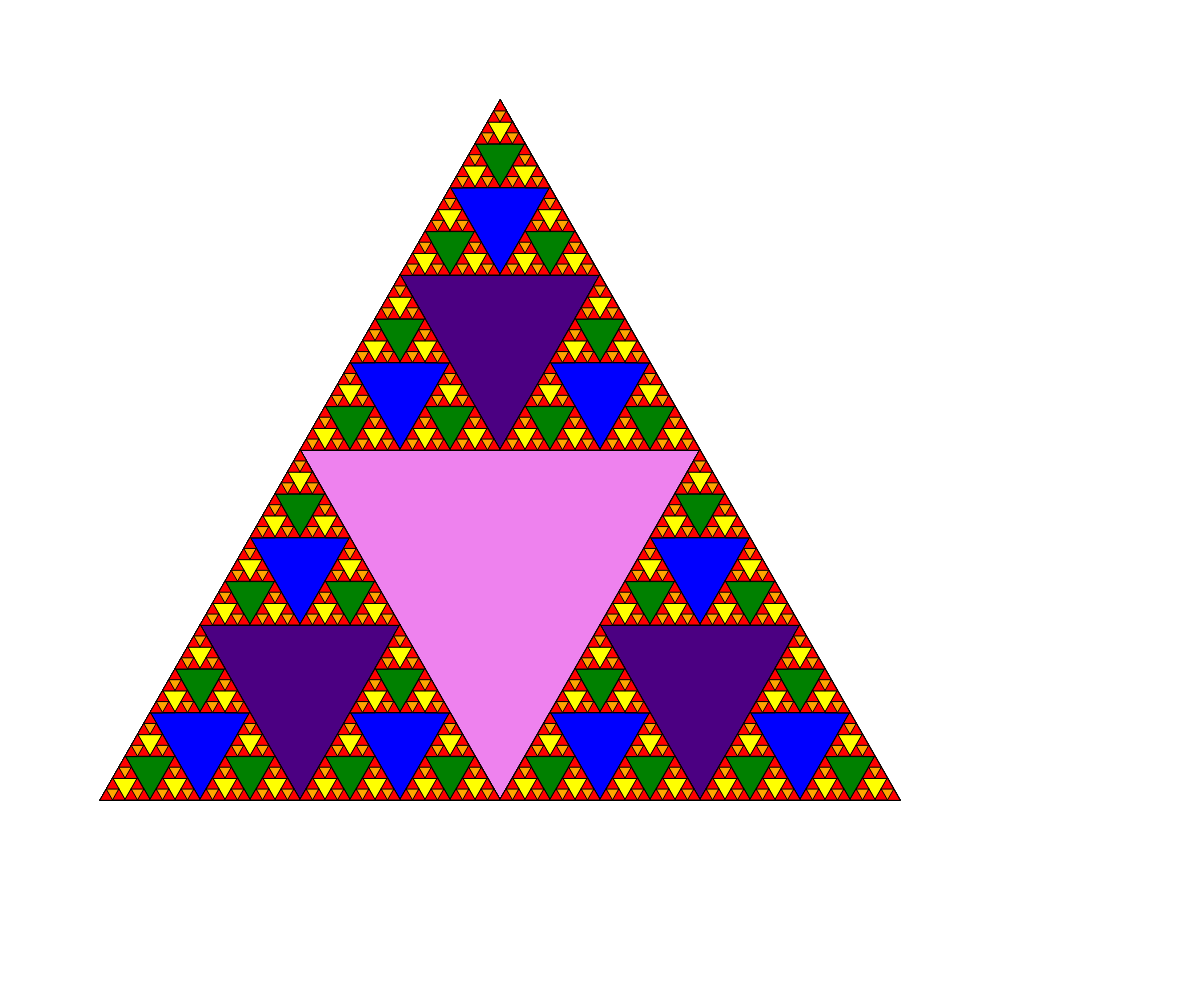
Frame 1 (no input)
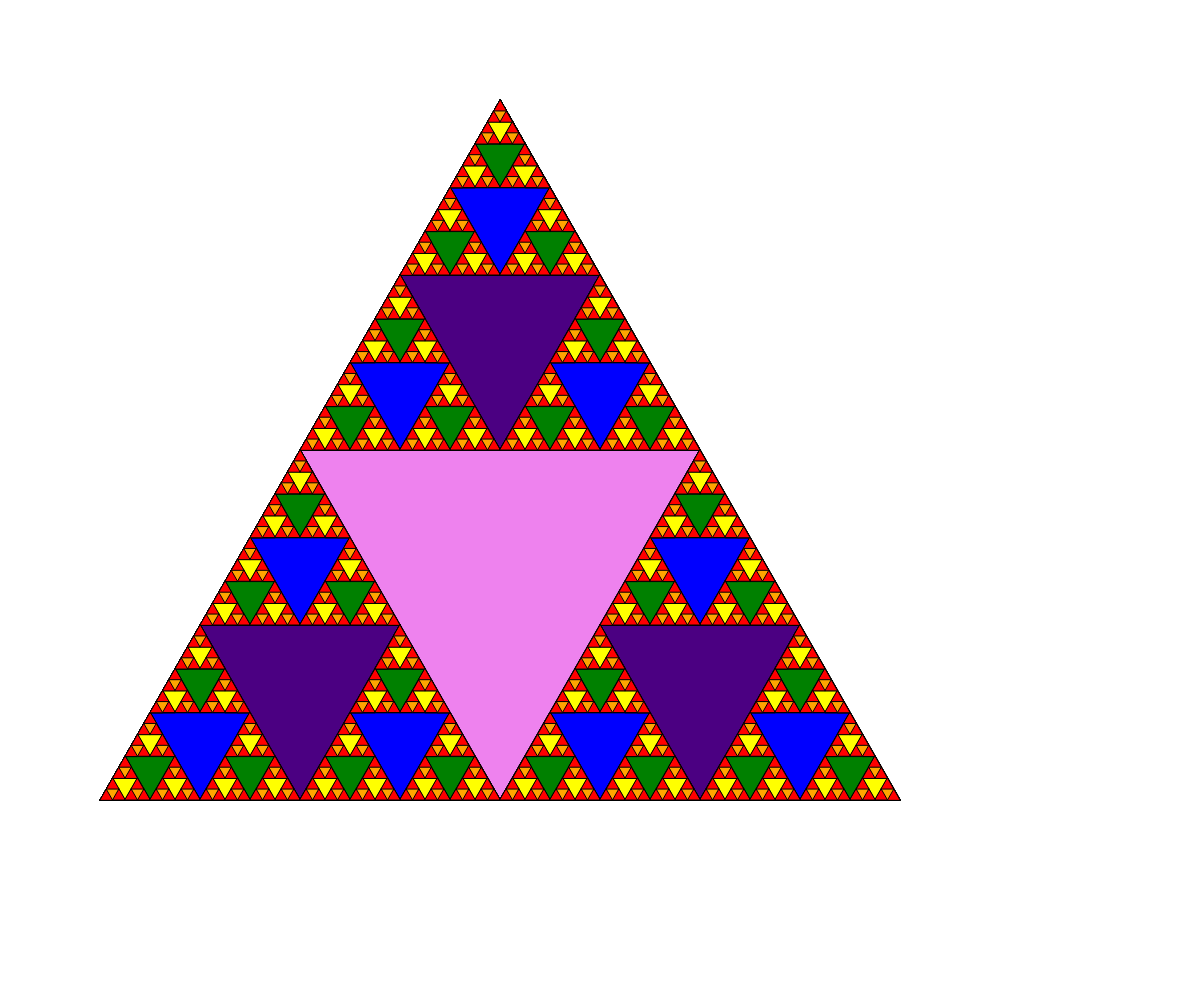
Frame 2 (the mouse pressed at the canvas centre, redrawn once)

The p5.js sketch that drew these frames (run headless with seeded random() and noise() and a simulated clock; the mouse was pressed at the canvas centre and the sketch redrawn once):

// p5.js sketch
// ── sketch.js
// Fractal Triangle
// Travis Ahern
// Dec. 20, 2018

let startingPoints = [{x: 500, y: 100}, {x: 100, y: 800}, {x: 900, y: 800}];

function setup() {
  createCanvas(windowWidth, windowHeight);
}

function draw() {
  noLoop();
  sierpinski(startingPoints, 6);
}

function sierpinski(points, depth) {
  let theColors = ["red", "orange", "yellow", "green", "blue", "indigo", "violet"];
  fill(theColors[depth]);
  triangle(points[0].x, points[0].y, points[1].x, points[1].y, points[2].x, points[2].y);
  if (depth > 0) {
    sierpinski([points[0],
                midPoint(points[0], points[1]),
                midPoint(points[0], points[2])],
                depth-1);
    sierpinski([points[1],
                midPoint(points[0], points[1]),
                midPoint(points[1], points[2])],
                depth-1);
    sierpinski([points[2],
                midPoint(points[0], points[2]),
                midPoint(points[1], points[2])],
                depth-1);
  }
}

function midPoint(point1, point2) {
  let x = (point1.x+point2.x)/2;
  let y = (point1.y+point2.y)/2;
  return {x: x, y: y};
}
